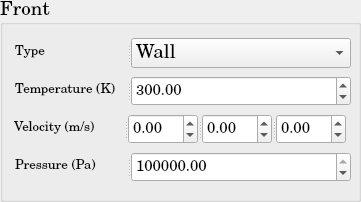
          <widget class="QGroupBox" name="SP_BoundaryCondition_Front">
           <property name="minimumSize">
            <size>
             <width>361</width>
             <height>202</height>
            </size>
           </property>
           <property name="maximumSize">
            <size>
             <width>361</width>
             <height>202</height>
            </size>
           </property>
           <property name="font">
            <font>
             <family>Century Schoolbook L</family>
             <pointsize>14</pointsize>
             <weight>50</weight>
             <bold>false</bold>
            </font>
           </property>
           <property name="title">
            <string>Front</string>
           </property>
           <layout class="QGridLayout" name="gridLayout_45">
            <item row="0" column="0">
             <widget class="QSplitter" name="splitter_62">
              <property name="minimumSize">
               <size>
                <width>338</width>
                <height>30</height>
               </size>
              </property>
              <property name="maximumSize">
               <size>
                <width>331</width>
                <height>30</height>
               </size>
              </property>
              <property name="orientation">
               <enum>Qt::Horizontal</enum>
              </property>
              <widget class="QLabel" name="SP_Type_Front_BC">
               <property name="minimumSize">
                <size>
                 <width>110</width>
                 <height>30</height>
                </size>
               </property>
               <property name="maximumSize">
                <size>
                 <width>110</width>
                 <height>30</height>
                </size>
               </property>
               <property name="text">
                <string>&lt;html&gt;&lt;head/&gt;&lt;body&gt;&lt;p&gt;&lt;span style=&quot; font-size:10pt;&quot;&gt;Type&lt;/span&gt;&lt;/p&gt;&lt;/body&gt;&lt;/html&gt;</string>
               </property>
              </widget>
              <widget class="QComboBox" name="SP_Type_Front_BC_ComboBox">
               <property name="minimumSize">
                <size>
                 <width>220</width>
                 <height>30</height>
                </size>
               </property>
               <property name="maximumSize">
                <size>
                 <width>220</width>
                 <height>30</height>
                </size>
               </property>
               <item>
                <property name="text">
                 <string>Wall</string>
                </property>
               </item>
               <item>
                <property name="text">
                 <string>Inlet</string>
                </property>
               </item>
               <item>
                <property name="text">
                 <string>Outlet</string>
                </property>
               </item>
               <item>
                <property name="text">
                 <string>Neumann</string>
                </property>
               </item>
               <item>
                <property name="text">
                 <string>Dirichlet</string>
                </property>
               </item>
              </widget>
             </widget>
            </item>
            <item row="1" column="0">
             <widget class="QSplitter" name="splitter_58">
              <property name="minimumSize">
               <size>
                <width>338</width>
                <height>30</height>
               </size>
              </property>
              <property name="maximumSize">
               <size>
                <width>331</width>
                <height>30</height>
               </size>
              </property>
              <property name="orientation">
               <enum>Qt::Horizontal</enum>
              </property>
              <widget class="QLabel" name="SP_Temperature_Front_BC">
               <property name="minimumSize">
                <size>
                 <width>110</width>
                 <height>30</height>
                </size>
               </property>
               <property name="maximumSize">
                <size>
                 <width>110</width>
                 <height>30</height>
                </size>
               </property>
               <property name="text">
                <string>&lt;html&gt;&lt;head/&gt;&lt;body&gt;&lt;p&gt;&lt;span style=&quot; font-size:10pt;&quot;&gt;Temperature (K)&lt;/span&gt;&lt;/p&gt;&lt;/body&gt;&lt;/html&gt;</string>
               </property>
              </widget>
              <widget class="QDoubleSpinBox" name="SP_Temperature_Front_BC_doubleSpinBox">
               <property name="minimumSize">
                <size>
                 <width>220</width>
                 <height>30</height>
                </size>
               </property>
               <property name="maximumSize">
                <size>
                 <width>220</width>
                 <height>30</height>
                </size>
               </property>
               <property name="font">
                <font>
                 <pointsize>11</pointsize>
                </font>
               </property>
               <property name="maximum">
                <double>1000000000.000000000000000</double>
               </property>
               <property name="value">
                <double>300.000000000000000</double>
               </property>
              </widget>
             </widget>
            </item>
            <item row="2" column="0">
             <widget class="QSplitter" name="splitter_59">
              <property name="orientation">
               <enum>Qt::Horizontal</enum>
              </property>
              <widget class="QLabel" name="SP_Velocity_Front_BC">
               <property name="minimumSize">
                <size>
                 <width>110</width>
                 <height>30</height>
                </size>
               </property>
               <property name="maximumSize">
                <size>
                 <width>110</width>
                 <height>30</height>
                </size>
               </property>
               <property name="text">
                <string>&lt;html&gt;&lt;head/&gt;&lt;body&gt;&lt;p&gt;&lt;span style=&quot; font-size:10pt;&quot;&gt;Velocity (m/s)&lt;/span&gt;&lt;/p&gt;&lt;/body&gt;&lt;/html&gt;</string>
               </property>
              </widget>
              <widget class="QSplitter" name="splitter_63">
               <property name="minimumSize">
                <size>
                 <width>220</width>
                 <height>30</height>
                </size>
               </property>
               <property name="maximumSize">
                <size>
                 <width>212</width>
                 <height>30</height>
                </size>
               </property>
               <property name="orientation">
                <enum>Qt::Horizontal</enum>
               </property>
               <widget class="QDoubleSpinBox" name="SP_Velocity_1d_Front_BC_doubleSpinBox">
                <property name="minimumSize">
                 <size>
                  <width>68</width>
                  <height>30</height>
                 </size>
                </property>
                <property name="maximumSize">
                 <size>
                  <width>70</width>
                  <height>30</height>
                 </size>
                </property>
                <property name="font">
                 <font>
                  <pointsize>11</pointsize>
                 </font>
                </property>
                <property name="minimum">
                 <double>-1000000000.000000000000000</double>
                </property>
                <property name="maximum">
                 <double>1000000000.000000000000000</double>
                </property>
               </widget>
               <widget class="QDoubleSpinBox" name="SP_Velocity_2d_Front_BC_doubleSpinBox">
                <property name="minimumSize">
                 <size>
                  <width>68</width>
                  <height>30</height>
                 </size>
                </property>
                <property name="maximumSize">
                 <size>
                  <width>70</width>
                  <height>30</height>
                 </size>
                </property>
                <property name="font">
                 <font>
                  <pointsize>11</pointsize>
                 </font>
                </property>
                <property name="minimum">
                 <double>-1000000000.000000000000000</double>
                </property>
                <property name="maximum">
                 <double>1000000000.000000000000000</double>
                </property>
               </widget>
               <widget class="QDoubleSpinBox" name="SP_Velocity_3d_Front_BC_doubleSpinBox">
                <property name="minimumSize">
                 <size>
                  <width>68</width>
                  <height>30</height>
                 </size>
                </property>
                <property name="maximumSize">
                 <size>
                  <width>70</width>
                  <height>30</height>
                 </size>
                </property>
                <property name="font">
                 <font>
                  <pointsize>11</pointsize>
                 </font>
                </property>
                <property name="minimum">
                 <double>-1000000000.000000000000000</double>
                </property>
                <property name="maximum">
                 <double>1000000000.000000000000000</double>
                </property>
               </widget>
              </widget>
             </widget>
            </item>
            <item row="3" column="0">
             <widget class="QSplitter" name="splitter_64">
              <property name="minimumSize">
               <size>
                <width>338</width>
                <height>30</height>
               </size>
              </property>
              <property name="maximumSize">
               <size>
                <width>331</width>
                <height>30</height>
               </size>
              </property>
              <property name="orientation">
               <enum>Qt::Horizontal</enum>
              </property>
              <widget class="QLabel" name="SP_Pressure_Front_BC">
               <property name="minimumSize">
                <size>
                 <width>110</width>
                 <height>30</height>
                </size>
               </property>
               <property name="maximumSize">
                <size>
                 <width>110</width>
                 <height>30</height>
                </size>
               </property>
               <property name="text">
                <string>&lt;html&gt;&lt;head/&gt;&lt;body&gt;&lt;p&gt;&lt;span style=&quot; font-size:10pt;&quot;&gt;Pressure (Pa)&lt;/span&gt;&lt;/p&gt;&lt;/body&gt;&lt;/html&gt;</string>
               </property>
              </widget>
              <widget class="QDoubleSpinBox" name="SP_Pressure_Front_BC_doubleSpinBox">
               <property name="minimumSize">
                <size>
                 <width>220</width>
                 <height>30</height>
                </size>
               </property>
               <property name="maximumSize">
                <size>
                 <width>220</width>
                 <height>30</height>
                </size>
               </property>
               <property name="font">
                <font>
                 <pointsize>11</pointsize>
                </font>
               </property>
               <property name="maximum">
                <double>1000000000.000000000000000</double>
               </property>
               <property name="value">
                <double>100000.000000000000000</double>
               </property>
              </widget>
             </widget>
            </item>
           </layout>
          </widget>
